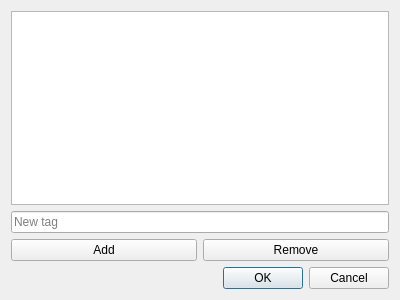
<?xml version="1.0" encoding="UTF-8"?>
<ui version="4.0">
 <class>TagManager</class>
 <widget class="QDialog" name="TagManager">
  <property name="geometry">
   <rect>
    <x>0</x>
    <y>0</y>
    <width>400</width>
    <height>300</height>
   </rect>
  </property>
  <property name="windowTitle">
   <string>Tag Manager</string>
  </property>
  <layout class="QVBoxLayout" name="verticalLayout">
   <item>
    <widget class="QListWidget" name="listWidget">
     <property name="selectionMode">
      <enum>QAbstractItemView::MultiSelection</enum>
     </property>
     <property name="sortingEnabled">
      <bool>true</bool>
     </property>
    </widget>
   </item>
   <item>
    <widget class="QLineEdit" name="lineEdit">
     <property name="maxLength">
      <number>30</number>
     </property>
     <property name="placeholderText">
      <string>New tag</string>
     </property>
    </widget>
   </item>
   <item>
    <layout class="QHBoxLayout" name="horizontalLayout">
     <item>
      <widget class="QPushButton" name="addButton">
       <property name="text">
        <string>Add</string>
       </property>
       <property name="shortcut">
        <string>Return</string>
       </property>
      </widget>
     </item>
     <item>
      <widget class="QPushButton" name="removeButton">
       <property name="text">
        <string>Remove</string>
       </property>
       <property name="shortcut">
        <string>Del</string>
       </property>
      </widget>
     </item>
    </layout>
   </item>
   <item>
    <widget class="QDialogButtonBox" name="buttonBox">
     <property name="orientation">
      <enum>Qt::Horizontal</enum>
     </property>
     <property name="standardButtons">
      <set>QDialogButtonBox::Cancel|QDialogButtonBox::Ok</set>
     </property>
    </widget>
   </item>
  </layout>
 </widget>
 <resources/>
 <connections>
  <connection>
   <sender>buttonBox</sender>
   <signal>accepted()</signal>
   <receiver>TagManager</receiver>
   <slot>accept()</slot>
   <hints>
    <hint type="sourcelabel">
     <x>248</x>
     <y>254</y>
    </hint>
    <hint type="destinationlabel">
     <x>157</x>
     <y>274</y>
    </hint>
   </hints>
  </connection>
  <connection>
   <sender>buttonBox</sender>
   <signal>rejected()</signal>
   <receiver>TagManager</receiver>
   <slot>reject()</slot>
   <hints>
    <hint type="sourcelabel">
     <x>316</x>
     <y>260</y>
    </hint>
    <hint type="destinationlabel">
     <x>286</x>
     <y>274</y>
    </hint>
   </hints>
  </connection>
 </connections>
</ui>
